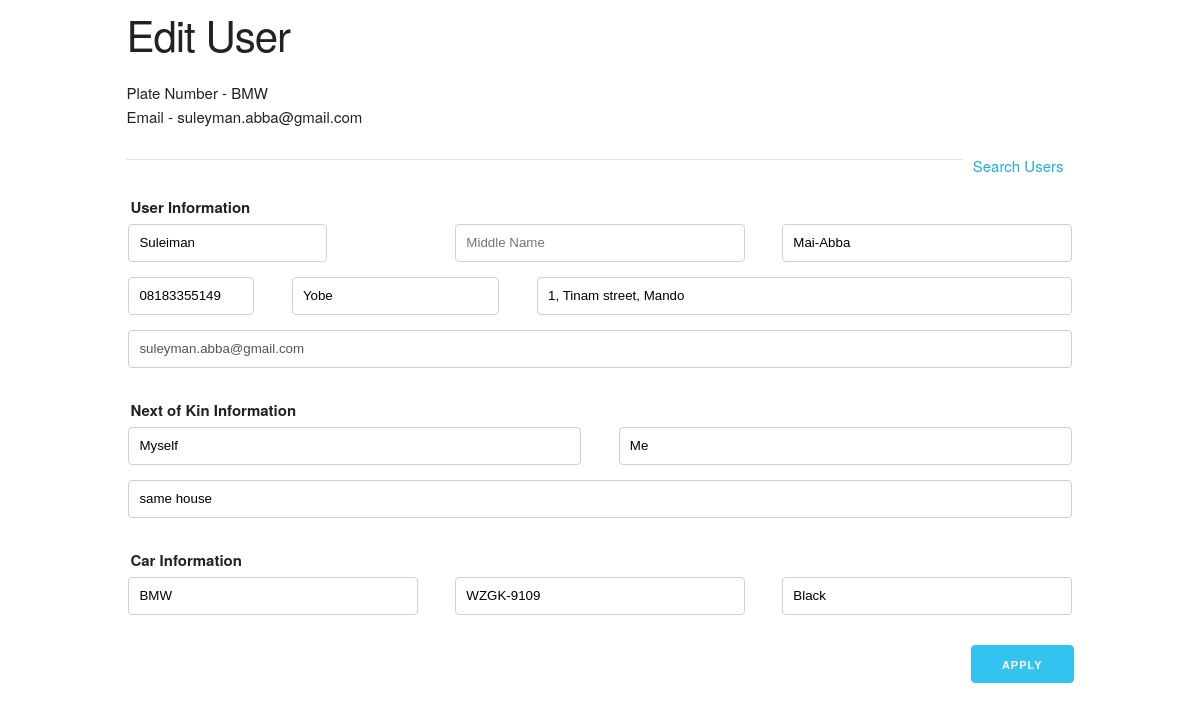
The page /admin/edit_user/1 (signed in) on the database as committed earlier.
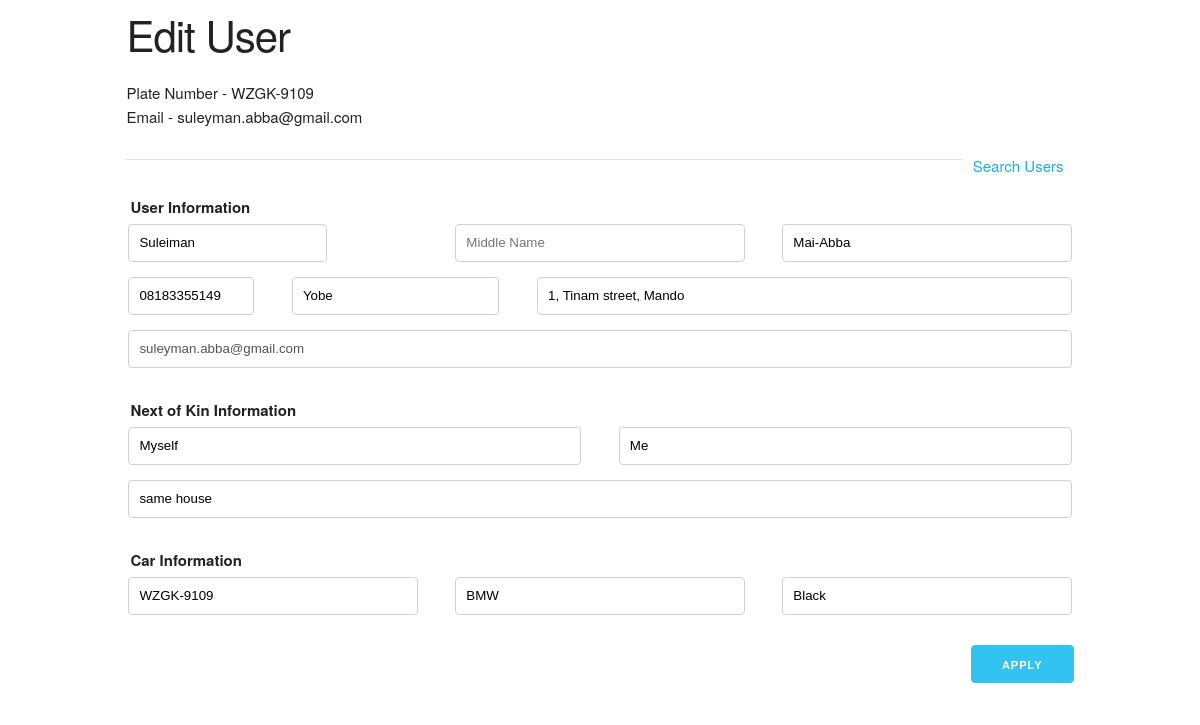
The same page on the database as committed later.
### anon/models.py (models this page shows, shortened)
class User(db.Model):
    __tablename__ = 'users'
    id = db.Column(db.Integer, primary_key=True)
    email = db.Column(db.String(128), unique=True, index=True)
    f_name = db.Column(db.String(128))
    m_name = db.Column(db.String(128))
    l_name = db.Column(db.String(128))
    gender = db.Column(db.CHAR(1))
    address = db.Column(db.String(128))
    phone = db.Column(db.CHAR(11))
    state = db.Column(db.String(64))
    nk_full_name = db.Column(db.String(128))
    nk_address = db.Column(db.String(128))
    nk_relation = db.Column(db.String(128))
    plate_number = db.Column(db.String(16), unique=True, index=True)
    model = db.Column(db.String(64))
    color = db.Column(db.String(64))
    is_active = db.Column(db.Boolean(), default=True)

### anon/admin/views.py (the view, shortened to what this page needs)
@admin.route('/admin/edit_user/<id>', methods=['GET', 'POST'])
@login_required
def edit_user(id):
    user = User.query.get(id)
    form = EditUser()
    return render_template('admin/edit_user.html', user=user, form=form)

### anon/models.py (called while the page is built)
@login_manager.user_loader
def load_user(user_id):
    return Admin.query.get(user_id)

### anon/templates/admin/edit_user.html (shortened to what this page needs)
{% extends "base.html" %}
{% block body %}
    <div class="container">
        <h2>Edit User</h2>
        <p>Plate Number - {{ user.plate_number }} <br> Email - {{ user.email }}</p>
        <div>
            <nav style="float: right;display: flex;">
                <li><a href="{{ url_for('.search_users') }}">Search Users</a></li>
            </nav>
        </div>
        <hr>
        <form method="post">
            <fieldset>
                <legend>User Information</legend>
                <div class="row">
                    <div class="four columns">
                        {{ form.fname(value=user.f_name) }}
                    </div>
                    <div class="four columns">
                        {{ form.mname(value=user.m_name) }}
                    </div>
                    <div class="four columns">
                        {{ form.lname(value=user.l_name) }}
                    </div>
                </div>
                <div class="row">
                    <div class="two columns">
                        {{ form.phone(value=user.phone) }}
                    </div>
                    <div class="three columns">
                        {{ form.state(value=user.state) }}
                    </div>
                    <div class="seven columns">
                        {{ form.address(value=user.address) }}
                    </div>
                </div>
                <div class="row">
                    <div>
                        {{ form.email(value=user.email) }}
                    </div>
                </div>
            </fieldset>
            <fieldset>
                <legend>Next of Kin Information</legend>
                <div class="row">
                    <div class="six columns">
                        {{ form.nk_name(value=user.nk_full_name) }}
                    </div>
                    <div class="six columns">
                        {{ form.nk_relation(value=user.nk_relation) }}
                    </div>
                </div>
                <div class="row">
                    <div class="columns">
                        {{ form.nk_address(value=user.nk_address) }}
                    </div>
                </div>
            </fieldset>
            <fieldset>
                <legend>Car Information</legend>
                <div class="row">
                    <div class="four columns">
                        {{ form.plate_number(value=user.plate_number) }}
                    </div>
                    <div class="four columns">
                        {{ form.model(value=user.model) }}
                    </div>
                    <div class="four columns">
                        {{ form.color(value=user.color) }}
                    </div>
                </div>
            </fieldset>
            <div class="row u-pull-right">
                {{ form.apply(class='button-primary') }}
            </div>
        </form>
    </div>
{% endblock %}

### anon/templates/base.html (shortened to what this page needs)
<!DOCTYPE html>
<html lang="en">
<head>
    <link rel="stylesheet" href="{{ url_for('static', filename='skeleton.css') }}">
    <link rel="stylesheet" href="{{ url_for('static', filename='custom.css') }}">
</head>
<body>
    {% block body %}{% endblock %}
</body>
</html>

### anon/static/skeleton.css (style rules this page uses)
.container { position: relative; width: 100%; max-width: 960px; margin: 0 auto; padding: 0 20px; box-sizing: border-box; }
.column, .columns { width: 100%; float: left; box-sizing: border-box; }
@media (min-width: 400px) { .container { width: 85%; padding: 0; } }
@media (min-width: 550px) { .container { width: 80%; } }
@media (min-width: 550px) { .column, .columns { margin-left: 4%; } }
@media (min-width: 550px) { .column:first-child, .columns:first-child { margin-left: 0; } }
@media (min-width: 550px) { .two.columns { width: 13.3333333333%; } }
@media (min-width: 550px) { .three.columns { width: 22%; } }
@media (min-width: 550px) { .four.columns { width: 30.6666666667%; } }
@media (min-width: 550px) { .six.columns { width: 48%; } }
@media (min-width: 550px) { .seven.columns { width: 56.6666666667%; } }
html { font-size: 62.5%; }
body { font-size: 1.5em; line-height: 1.6; font-weight: 400; font-family: "Raleway", "HelveticaNeue", "Helvetica Neue", Helvetica, Arial, sans-serif; color: #222; }
h1, h2, h3, h4, h5, h6 { margin-top: 0; margin-bottom: 2rem; font-weight: 300; }
h2 { font-size: 3.6rem; line-height: 1.25; letter-spacing: -.1rem; }
@media (min-width: 550px) { h2 { font-size: 4.2rem; } }
p { margin-top: 0; }
a { color: #1EAEDB; }
.button, button, input[type="submit"], input[type="reset"], input[type="button"] { display: inline-block; height: 38px; padding: 0 30px; color: #555; text-align: center; font-size: 11px; font-weight: 600; line-height: 38px; letter-spacing: .1rem; text-transform: uppercase; text-decoration: none; white-space: nowrap; background-color: transparent; border-radius: 4px; border: 1px solid #bbb; cursor: pointer; box-sizing: border-box; }
.button.button-primary, button.button-primary, input[type="submit"].button-primary, input[type="reset"].button-primary, input[type="button"].button-primary { color: #FFF; background-color: #33C3F0; border-color: #33C3F0; }
input[type="email"], input[type="number"], input[type="search"], input[type="text"], input[type="tel"], input[type="url"], input[type="password"], textarea, select { height: 38px; padding: 6px 10px; background-color: #fff; border: 1px solid #D1D1D1; border-radius: 4px; box-shadow: none; box-sizing: border-box; }
input[type="email"], input[type="number"], input[type="search"], input[type="text"], input[type="tel"], input[type="url"], input[type="password"], textarea { -webkit-appearance: none; -moz-appearance: none; appearance: none; }
label, legend { display: block; margin-bottom: .5rem; font-weight: 600; }
fieldset { padding: 0; border-width: 0; }
li { margin-bottom: 1rem; }
input, textarea, select, fieldset { margin-bottom: 1.5rem; }
pre, blockquote, dl, figure, table, p, ul, ol, form { margin-bottom: 2.5rem; }
.u-full-width { width: 100%; box-sizing: border-box; }
.u-pull-right { float: right; }
hr { margin-top: 3rem; margin-bottom: 3.5rem; border-width: 0; border-top: 1px solid #E1E1E1; }
.container:after, .row:after, .u-cf { content: ""; display: table; clear: both; }

### anon/static/custom.css (style rules this page uses)
li { list-style: none; margin: 0 10px 0 10px; }
a { text-decoration: none; }

Rows that differ between the two databases and show on the page:
changed User "WZGK-9109": plate_number "BMW" → "WZGK-9109"; model "WZGK-9109" → "BMW"
